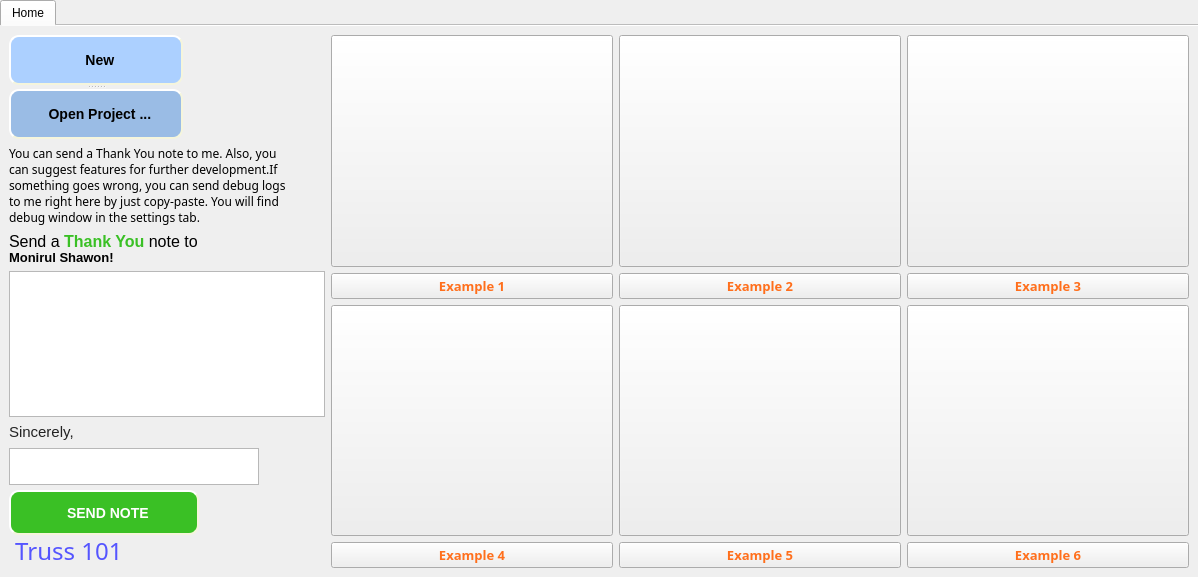
      <widget class="QWidget" name="scrollAreaWidgetContents">
       <property name="geometry">
        <rect>
         <x>0</x>
         <y>0</y>
         <width>1198</width>
         <height>577</height>
        </rect>
       </property>
       <layout class="QHBoxLayout" name="horizontalLayout">
        <property name="spacing">
         <number>0</number>
        </property>
        <property name="leftMargin">
         <number>0</number>
        </property>
        <property name="topMargin">
         <number>0</number>
        </property>
        <property name="rightMargin">
         <number>0</number>
        </property>
        <property name="bottomMargin">
         <number>0</number>
        </property>
        <item>
         <widget class="QTabWidget" name="tabWidget">
          <property name="tabPosition">
           <enum>QTabWidget::North</enum>
          </property>
          <property name="tabShape">
           <enum>QTabWidget::Rounded</enum>
          </property>
          <property name="currentIndex">
           <number>0</number>
          </property>
          <property name="elideMode">
           <enum>Qt::ElideNone</enum>
          </property>
          <property name="documentMode">
           <bool>true</bool>
          </property>
          <property name="movable">
           <bool>false</bool>
          </property>
          <property name="tabBarAutoHide">
           <bool>false</bool>
          </property>
          <widget class="QWidget" name="tab">
           <attribute name="icon">
            <iconset resource="resource.qrc">
             <normaloff>:/newPrefix/home.png</normaloff>:/newPrefix/home.png</iconset>
           </attribute>
           <attribute name="title">
            <string>Home</string>
           </attribute>
           <layout class="QGridLayout" name="gridLayout_2">
            <property name="leftMargin">
             <number>0</number>
            </property>
            <property name="topMargin">
             <number>0</number>
            </property>
            <property name="rightMargin">
             <number>0</number>
            </property>
            <property name="bottomMargin">
             <number>0</number>
            </property>
            <property name="spacing">
             <number>0</number>
            </property>
            <item row="0" column="0">
             <widget class="QStackedWidget" name="stackedWidget">
              <property name="currentIndex">
               <number>0</number>
              </property>
              <widget class="QWidget" name="page_intro">
               <layout class="QGridLayout" name="gridLayout_4">
                <item row="0" column="0">
                 <widget class="QSplitter" name="splitter">
                  <property name="orientation">
                   <enum>Qt::Vertical</enum>
                  </property>
                  <widget class="QPushButton" name="pushButton_new">
                   <property name="minimumSize">
                    <size>
                     <width>174</width>
                     <height>0</height>
                    </size>
                   </property>
                   <property name="maximumSize">
                    <size>
                     <width>150</width>
                     <height>50</height>
                    </size>
                   </property>
                   <property name="cursor">
                    <cursorShape>PointingHandCursor</cursorShape>
                   </property>
                   <property name="toolTip">
                    <string>Create a new project</string>
                   </property>
                   <property name="statusTip">
                    <string/>
                   </property>
                   <property name="whatsThis">
                    <string/>
                   </property>
                   <property name="styleSheet">
                    <string notr="true">QPushButton {
	background-color: rgb(172, 208, 255);
    border-style: outset;
    border-width: 2px;
    border-radius: 10px;
    border-color: beige;
    font: bold 14px;
    min-width: 10em;
}
QPushButton:hover {
	background-color: rgb(121, 181, 255);
    border-style: inset;
}
</string>
                   </property>
                   <property name="text">
                    <string>
  New
</string>
                   </property>
                   <property name="icon">
                    <iconset resource="resource.qrc">
                     <normaloff>:/newPrefix/new-file.png</normaloff>:/newPrefix/new-file.png</iconset>
                   </property>
                  </widget>
                  <widget class="QPushButton" name="pushButton_open">
                   <property name="minimumSize">
                    <size>
                     <width>174</width>
                     <height>0</height>
                    </size>
                   </property>
                   <property name="maximumSize">
                    <size>
                     <width>150</width>
                     <height>50</height>
                    </size>
                   </property>
                   <property name="cursor">
                    <cursorShape>PointingHandCursor</cursorShape>
                   </property>
                   <property name="toolTip">
                    <string>Open an existing project</string>
                   </property>
                   <property name="styleSheet">
                    <string notr="true">QPushButton {
	background-color: rgb(154, 188, 229);
    border-style: outset;
    border-width: 2px;
    border-radius: 10px;
    border-color: beige;
    font: bold 14px;
    min-width: 10em;
}
QPushButton:hover {
	background-color: rgb(143, 176, 213);
    border-style: inset;
}
</string>
                   </property>
                   <property name="text">
                    <string>
  Open Project ...
</string>
                   </property>
                   <property name="icon">
                    <iconset resource="resource.qrc">
                     <normaloff>:/newPrefix/open-envelope.png</normaloff>:/newPrefix/open-envelope.png</iconset>
                   </property>
                  </widget>
                 </widget>
                </item>
                <item row="5" column="0">
                 <widget class="QPlainTextEdit" name="plainTextName">
                  <property name="minimumSize">
                   <size>
                    <width>0</width>
                    <height>37</height>
                   </size>
                  </property>
                  <property name="maximumSize">
                   <size>
                    <width>250</width>
                    <height>35</height>
                   </size>
                  </property>
                  <property name="font">
                   <font>
                    <family>Segoe Print</family>
                    <pointsize>9</pointsize>
                   </font>
                  </property>
                  <property name="styleSheet">
                   <string notr="true"/>
                  </property>
                 </widget>
                </item>
                <item row="4" column="0">
                 <widget class="QLabel" name="label_4">
                  <property name="text">
                   <string>&lt;html&gt;&lt;head/&gt;&lt;body&gt;&lt;p&gt;&lt;span style=&quot; font-family:'Raleway','HelveticaNeue','Helvetica Neue','Helvetica','Arial','sans-serif'; font-size:11pt; color:#222222;&quot;&gt;Sincerely,&lt;/span&gt;&lt;/p&gt;&lt;/body&gt;&lt;/html&gt;</string>
                  </property>
                 </widget>
                </item>
                <item row="7" column="0">
                 <spacer name="verticalSpacer">
                  <property name="orientation">
                   <enum>Qt::Vertical</enum>
                  </property>
                  <property name="sizeHint" stdset="0">
                   <size>
                    <width>20</width>
                    <height>40</height>
                   </size>
                  </property>
                 </spacer>
                </item>
                <item row="6" column="0">
                 <widget class="QPushButton" name="pushButton_sendNote">
                  <property name="maximumSize">
                   <size>
                    <width>190</width>
                    <height>45</height>
                   </size>
                  </property>
                  <property name="styleSheet">
                   <string notr="true">QPushButton {
	background-color: rgb(58, 192, 37);
	color: rgb(255, 255, 255);
    border-style: outset;
    border-width: 2px;
    border-radius: 10px;
    border-color: beige;
    font: bold 14px;
    min-width: 10em;
}
QPushButton:hover {
	background-color: rgb(52, 165, 32);
    border-style: inset;
}
</string>
                  </property>
                  <property name="text">
                   <string>
  SEND NOTE
</string>
                  </property>
                  <property name="icon">
                   <iconset resource="resource.qrc">
                    <normaloff>:/newPrefix/message.png</normaloff>:/newPrefix/message.png</iconset>
                  </property>
                 </widget>
                </item>
                <item row="1" column="0">
                 <widget class="QLabel" name="label_2">
                  <property name="maximumSize">
                   <size>
                    <width>300</width>
                    <height>100</height>
                   </size>
                  </property>
                  <property name="font">
                   <font>
                    <family>Segoe UI Semibold</family>
                   </font>
                  </property>
                  <property name="text">
                   <string>You can send a Thank You note to me. Also, you
can suggest features for further development.If 
something goes wrong, you can send debug logs
to me right here by just copy-paste. You will find
debug window in the settings tab.</string>
                  </property>
                 </widget>
                </item>
                <item row="2" column="0">
                 <widget class="QLabel" name="label_3">
                  <property name="maximumSize">
                   <size>
                    <width>300</width>
                    <height>16777215</height>
                   </size>
                  </property>
                  <property name="text">
                   <string>&lt;html&gt;&lt;head/&gt;&lt;body&gt;&lt;p&gt;&lt;span style=&quot; font-size:12pt;&quot;&gt;Send a &lt;/span&gt;&lt;span style=&quot; font-size:12pt; font-weight:600; color:#3ac025;&quot;&gt;Thank You&lt;/span&gt;&lt;span style=&quot; font-size:12pt;&quot;&gt; note to&lt;/span&gt;&lt;br/&gt;&lt;span style=&quot; font-size:10pt; font-weight:600;&quot;&gt;Monirul Shawon!&lt;/span&gt;&lt;/p&gt;&lt;/body&gt;&lt;/html&gt;</string>
                  </property>
                 </widget>
                </item>
                <item row="0" column="1" rowspan="9">
                 <layout class="QGridLayout" name="gridLayout">
                  <item row="0" column="0">
                   <widget class="QPushButton" name="photo_example">
                    <property name="sizePolicy">
                     <sizepolicy hsizetype="Minimum" vsizetype="Minimum">
                      <horstretch>0</horstretch>
                      <verstretch>0</verstretch>
                     </sizepolicy>
                    </property>
                    <property name="minimumSize">
                     <size>
                      <width>282</width>
                      <height>0</height>
                     </size>
                    </property>
                    <property name="maximumSize">
                     <size>
                      <width>16777215</width>
                      <height>16777215</height>
                     </size>
                    </property>
                    <property name="cursor">
                     <cursorShape>PointingHandCursor</cursorShape>
                    </property>
                    <property name="toolTip">
                     <string>Example 1</string>
                    </property>
                    <property name="styleSheet">
                     <string notr="true">border-image: url(:/newPrefix/Example/Example 1.svg);</string>
                    </property>
                    <property name="text">
                     <string/>
                    </property>
                   </widget>
                  </item>
                  <item row="0" column="2">
                   <widget class="QPushButton" name="photo_example_3">
                    <property name="sizePolicy">
                     <sizepolicy hsizetype="Minimum" vsizetype="Minimum">
                      <horstretch>0</horstretch>
                      <verstretch>0</verstretch>
                     </sizepolicy>
                    </property>
                    <property name="minimumSize">
                     <size>
                      <width>282</width>
                      <height>0</height>
                     </size>
                    </property>
                    <property name="maximumSize">
                     <size>
                      <width>16777215</width>
                      <height>16777215</height>
                     </size>
                    </property>
                    <property name="cursor">
                     <cursorShape>PointingHandCursor</cursorShape>
                    </property>
                    <property name="toolTip">
                     <string>Example 3</string>
                    </property>
                    <property name="styleSheet">
                     <string notr="true">border-image: url(:/newPrefix/Example/deflection.svg);</string>
                    </property>
                    <property name="text">
                     <string/>
                    </property>
                   </widget>
                  </item>
                  <item row="1" column="2">
                   <widget class="QPushButton" name="pushButton_example_3">
                    <property name="font">
                     <font>
                      <family>Segoe UI Semibold</family>
                      <pointsize>10</pointsize>
                      <weight>75</weight>
                      <bold>true</bold>
                     </font>
                    </property>
                    <property name="cursor">
                     <cursorShape>PointingHandCursor</cursorShape>
                    </property>
                    <property name="styleSheet">
                     <string notr="true">color: rgb(255, 111, 28);</string>
                    </property>
                    <property name="text">
                     <string>Example 3</string>
                    </property>
                   </widget>
                  </item>
                  <item row="1" column="1">
                   <widget class="QPushButton" name="pushButton_example_2">
                    <property name="font">
                     <font>
                      <family>Segoe UI Semibold</family>
                      <pointsize>10</pointsize>
                      <weight>75</weight>
                      <bold>true</bold>
                     </font>
                    </property>
                    <property name="cursor">
                     <cursorShape>PointingHandCursor</cursorShape>
                    </property>
                    <property name="styleSheet">
                     <string notr="true">color: rgb(255, 111, 28);</string>
                    </property>
                    <property name="text">
                     <string>Example 2</string>
                    </property>
                   </widget>
                  </item>
                  <item row="2" column="0">
                   <widget class="QPushButton" name="photo_example_4">
                    <property name="sizePolicy">
                     <sizepolicy hsizetype="Minimum" vsizetype="Minimum">
                      <horstretch>0</horstretch>
                      <verstretch>0</verstretch>
                     </sizepolicy>
                    </property>
                    <property name="minimumSize">
                     <size>
                      <width>282</width>
                      <height>0</height>
                     </size>
                    </property>
                    <property name="maximumSize">
                     <size>
                      <width>16777215</width>
                      <height>16777215</height>
                     </size>
                    </property>
                    <property name="cursor">
                     <cursorShape>PointingHandCursor</cursorShape>
                    </property>
                    <property name="toolTip">
                     <string>Example 4</string>
                    </property>
                    <property name="styleSheet">
                     <string notr="true">border-image: url(:/newPrefix/Example/bigtruss.svg);</string>
                    </property>
                    <property name="text">
                     <string/>
                    </property>
                   </widget>
                  </item>
                  <item row="0" column="1">
                   <widget class="QPushButton" name="photo_example_2">
                    <property name="sizePolicy">
                     <sizepolicy hsizetype="Minimum" vsizetype="Minimum">
                      <horstretch>0</horstretch>
                      <verstretch>0</verstretch>
                     </sizepolicy>
                    </property>
                    <property name="minimumSize">
                     <size>
                      <width>282</width>
                      <height>0</height>
                     </size>
                    </property>
                    <property name="maximumSize">
                     <size>
                      <width>16777215</width>
                      <height>16777215</height>
                     </size>
                    </property>
                    <property name="cursor">
                     <cursorShape>PointingHandCursor</cursorShape>
                    </property>
                    <property name="toolTip">
                     <string>Example 2</string>
                    </property>
                    <property name="styleSheet">
                     <string notr="true">border-image: url(:/newPrefix/Example/assignment_2.svg);</string>
                    </property>
                    <property name="text">
                     <string/>
                    </property>
                   </widget>
                  </item>
                  <item row="2" column="1">
                   <widget class="QPushButton" name="photo_example_5">
                    <property name="sizePolicy">
                     <sizepolicy hsizetype="Minimum" vsizetype="Minimum">
                      <horstretch>0</horstretch>
                      <verstretch>0</verstretch>
                     </sizepolicy>
                    </property>
                    <property name="minimumSize">
                     <size>
                      <width>282</width>
                      <height>0</height>
                     </size>
                    </property>
                    <property name="maximumSize">
                     <size>
                      <width>16777215</width>
                      <height>16777215</height>
                     </size>
                    </property>
                    <property name="cursor">
                     <cursorShape>PointingHandCursor</cursorShape>
                    </property>
                    <property name="toolTip">
                     <string>Example 5</string>
                    </property>
                    <property name="styleSheet">
                     <string notr="true">border-image: url(:/newPrefix/Example/Petit_truss.svg);</string>
                    </property>
                    <property name="text">
                     <string/>
                    </property>
                   </widget>
                  </item>
                  <item row="1" column="0">
                   <widget class="QPushButton" name="pushButton_example">
                    <property name="font">
                     <font>
                      <family>Segoe UI Semibold</family>
                      <pointsize>10</pointsize>
                      <weight>75</weight>
                      <bold>true</bold>
                     </font>
                    </property>
                    <property name="cursor">
                     <cursorShape>PointingHandCursor</cursorShape>
                    </property>
                    <property name="styleSheet">
                     <string notr="true">color: rgb(255, 111, 28);</string>
                    </property>
                    <property name="text">
                     <string>Example 1</string>
                    </property>
                   </widget>
                  </item>
                  <item row="2" column="2">
                   <widget class="QPushButton" name="photo_example_6">
                    <property name="sizePolicy">
                     <sizepolicy hsizetype="Minimum" vsizetype="Minimum">
                      <horstretch>0</horstretch>
                      <verstretch>0</verstretch>
                     </sizepolicy>
                    </property>
                    <property name="minimumSize">
                     <size>
                      <width>282</width>
                      <height>0</height>
                     </size>
                    </property>
                    <property name="maximumSize">
                     <size>
                      <width>16777215</width>
                      <height>16777215</height>
                     </size>
                    </property>
                    <property name="cursor">
                     <cursorShape>PointingHandCursor</cursorShape>
                    </property>
                    <property name="toolTip">
                     <string>Example 6</string>
                    </property>
                    <property name="styleSheet">
                     <string notr="true">border-image: url(:/newPrefix/Example/cantilever.svg);</string>
                    </property>
                    <property name="text">
                     <string/>
                    </property>
                   </widget>
                  </item>
                  <item row="3" column="1">
                   <widget class="QPushButton" name="pushButton_example_5">
                    <property name="font">
                     <font>
                      <family>Segoe UI Semibold</family>
                      <pointsize>10</pointsize>
                      <weight>75</weight>
                      <bold>true</bold>
                     </font>
                    </property>
                    <property name="cursor">
                     <cursorShape>PointingHandCursor</cursorShape>
                    </property>
                    <property name="styleSheet">
                     <string notr="true">color: rgb(255, 111, 28);</string>
                    </property>
                    <property name="text">
                     <string>Example 5</string>
                    </property>
                   </widget>
                  </item>
                  <item row="3" column="2">
                   <widget class="QPushButton" name="pushButton_example_6">
                    <property name="font">
                     <font>
                      <family>Segoe UI Semibold</family>
                      <pointsize>10</pointsize>
                      <weight>75</weight>
                      <bold>true</bold>
                     </font>
                    </property>
                    <property name="cursor">
                     <cursorShape>PointingHandCursor</cursorShape>
                    </property>
                    <property name="styleSheet">
                     <string notr="true">color: rgb(255, 111, 28);</string>
                    </property>
                    <property name="text">
                     <string>Example 6</string>
                    </property>
                   </widget>
                  </item>
                  <item row="3" column="0">
                   <widget class="QPushButton" name="pushButton_example_4">
                    <property name="font">
                     <font>
                      <family>Segoe UI Semibold</family>
                      <pointsize>10</pointsize>
                      <weight>75</weight>
                      <bold>true</bold>
                     </font>
                    </property>
                    <property name="cursor">
                     <cursorShape>PointingHandCursor</cursorShape>
                    </property>
                    <property name="styleSheet">
                     <string notr="true">color: rgb(255, 111, 28);</string>
                    </property>
                    <property name="text">
                     <string>Example 4</string>
                    </property>
                   </widget>
                  </item>
                 </layout>
                </item>
                <item row="3" column="0">
                 <widget class="QPlainTextEdit" name="plainTextMessage">
                  <property name="minimumSize">
                   <size>
                    <width>290</width>
                    <height>0</height>
                   </size>
                  </property>
                  <property name="maximumSize">
                   <size>
                    <width>350</width>
                    <height>300</height>
                   </size>
                  </property>
                  <property name="font">
                   <font>
                    <family>Segoe Print</family>
                    <pointsize>10</pointsize>
                   </font>
                  </property>
                  <property name="plainText">
                   <string/>
                  </property>
                  <property name="placeholderText">
                   <string>Dear Monirul Shawon,                                     Thank you for ...</string>
                  </property>
                 </widget>
                </item>
                <item row="8" column="0">
                 <widget class="QLabel" name="label">
                  <property name="minimumSize">
                   <size>
                    <width>300</width>
                    <height>0</height>
                   </size>
                  </property>
                  <property name="maximumSize">
                   <size>
                    <width>16777215</width>
                    <height>27</height>
                   </size>
                  </property>
                  <property name="font">
                   <font>
                    <family>Old English Text MT</family>
                    <pointsize>18</pointsize>
                   </font>
                  </property>
                  <property name="toolTip">
                   <string/>
                  </property>
                  <property name="styleSheet">
                   <string notr="true">color: rgb(85, 85, 255);</string>
                  </property>
                  <property name="text">
                   <string> Truss 101</string>
                  </property>
                  <property name="alignment">
                   <set>Qt::AlignBottom|Qt::AlignLeading|Qt::AlignLeft</set>
                  </property>
                 </widget>
                </item>
               </layout>
              </widget>
              <widget class="QWidget" name="page_main"/>
             </widget>
            </item>
           </layout>
          </widget>
         </widget>
        </item>
       </layout>
      </widget>
